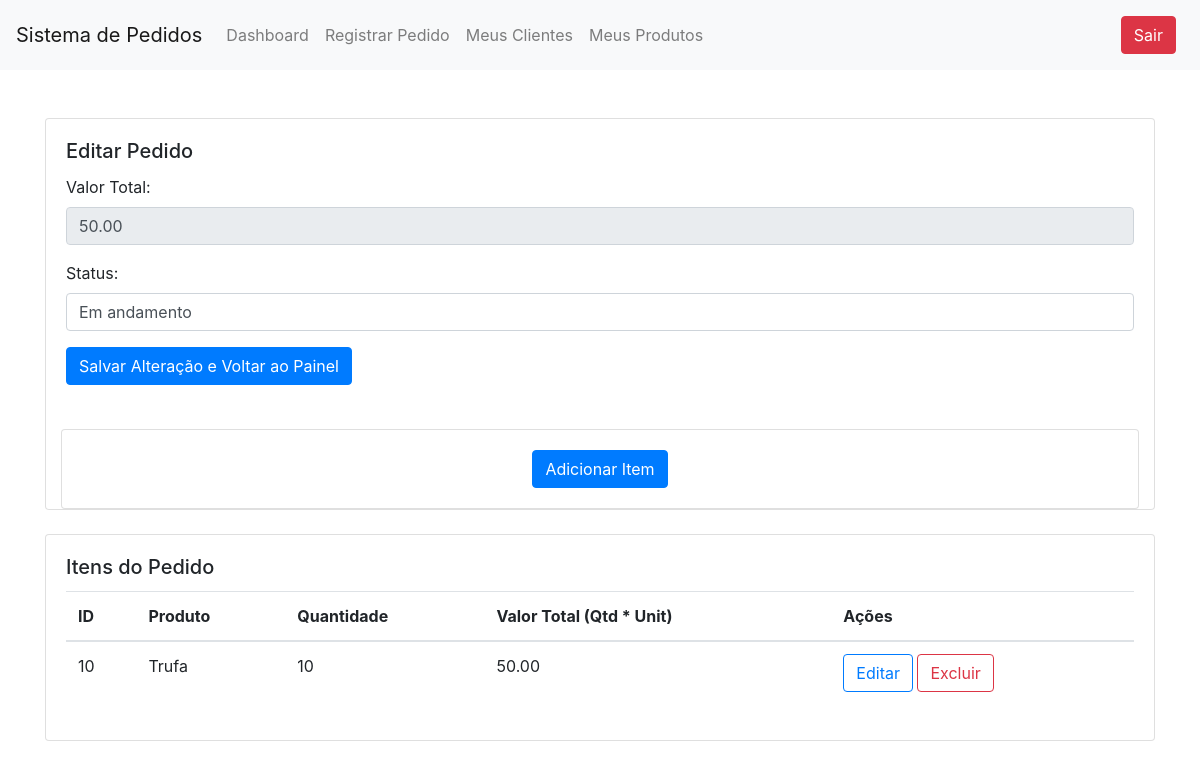
Screenshot of /templates/editar_pedido.php?id=10 with the database file from the repository.
### tables this page shows
CREATE TABLE `pedidos` (
  `id` int(11) NOT NULL AUTO_INCREMENT,
  `valor_total` decimal(10,2) DEFAULT NULL,
  `cliente_id` int(11) DEFAULT NULL,
  `status` varchar(45) DEFAULT NULL,
  PRIMARY KEY (`id`),
  KEY `cliente_id` (`cliente_id`),
  CONSTRAINT `pedidos_ibfk_1` FOREIGN KEY (`cliente_id`) REFERENCES `clientes` (`id`)
);

CREATE TABLE `itempedido` (
  `id` int(11) NOT NULL AUTO_INCREMENT,
  `quantidade` int(11) NOT NULL,
  `valor_produto` decimal(10,2) NOT NULL,
  `pedido_id` int(11) NOT NULL,
  `produto_id` int(11) NOT NULL,
  PRIMARY KEY (`id`),
  KEY `pedido_id` (`pedido_id`),
  KEY `produto_id` (`produto_id`),
  CONSTRAINT `itempedido_ibfk_1` FOREIGN KEY (`pedido_id`) REFERENCES `pedidos` (`id`),
  CONSTRAINT `itempedido_ibfk_2` FOREIGN KEY (`produto_id`) REFERENCES `produtos` (`id`)
);

CREATE TABLE `produtos` (
  `id` int(11) NOT NULL AUTO_INCREMENT,
  `nome` varchar(100) NOT NULL,
  `preco_venda` decimal(10,2) NOT NULL,
  `saldo_estoque` int(11) NOT NULL,
  `ativo` tinyint(1) DEFAULT 1,
  PRIMARY KEY (`id`)
);

### templates/editar_pedido.php (the view, shortened to what this page needs)
<!DOCTYPE html>
<html lang="en">
<head>
    <link rel="stylesheet" href="https://stackpath.bootstrapcdn.com/bootstrap/4.3.1/css/bootstrap.min.css">
</head>
<body>
    <?php include ('menu.php') ?>
    <div class="container mt-5">
        <div class="row">
            <div class="col-md-12">
                <div class="card">
                    <div class="card-body">
                        <h5 class="card-title">Editar Pedido</h5>
                        <?php
                        include('../config/config.php');
                        $pedidoId = isset($_GET['id']) ? $_GET['id'] : null;
                        if ($pedidoId) {
                            $queryEditarPedido = "SELECT * FROM pedidos WHERE id = :id";
                            $stmtEditarPedido = $conexao->prepare($queryEditarPedido);
                            $stmtEditarPedido->bindParam(':id', $pedidoId, PDO::PARAM_INT);
                            $stmtEditarPedido->execute();
                            $pedido = $stmtEditarPedido->fetch(PDO::FETCH_ASSOC);
                            if ($pedido) {
                                echo "<form action='../controlador/editar_pedido_controller.php' method='post'>";
                                echo "<div class='form-group'>
                                        <label for='valor_total'>Valor Total:</label>
                                        <input type='text' class='form-control' readonly id='valor_total' name='valor_total' value='" . $pedido['valor_total'] . "'>
                                    </div>";
                                echo "<div class='form-group'>
                                        <label for='status'>Status:</label>
                                        <input type='text' class='form-control' id='status' name='status' value='" . $pedido['status'] . "'>
                                    </div>";
                                echo "<button type='submit' class='btn btn-primary'>Salvar Alteração e Voltar ao Painel</button>";
                                echo "</form>";
                            } else {
                                echo "<p class='text-danger'>Pedido não encontrado.</p>";
                            }
                        } else {
                            echo "<p class='text-danger'>ID do pedido não fornecido.</p>";
                        }
                        ?>
                    </div>
                    <div class="col-md-12 mt-4">
                        <div class="card">
                            <div class="card-body text-center">
                                <form action="adicionar_itens.php" method="get">
                                    <button type="submit" class="btn btn-primary">Adicionar Item</button>
                                </form>
                            </div>
                        </div>
                    </div>
                </div>
                <div class="card mt-4">
                    <div class="card-body">
                        <h5 class="card-title">Itens do Pedido</h5>
                        <?php
                        $queryItensPedido = "SELECT itempedido.id, itempedido.quantidade, itempedido.valor_produto, itempedido.pedido_id, produtos.nome AS nome_produto
                             FROM itempedido
                             INNER JOIN produtos ON itempedido.produto_id = produtos.id
                             WHERE itempedido.pedido_id = :pedido_id";
                        $stmtItensPedido = $conexao->prepare($queryItensPedido);
                        $stmtItensPedido->bindParam(':pedido_id', $pedidoId, PDO::PARAM_INT);
                        $stmtItensPedido->execute();
                        $itensPedido = $stmtItensPedido->fetchAll(PDO::FETCH_ASSOC);
                        echo "<table class='table'>
                            <thead>
                                <tr>
                                    <th>ID</th>
                                    <th>Produto</th>
                                    <th>Quantidade</th>
                                    <th>Valor Total (Qtd * Unit)</th>
                                    <th>Ações</th>
                                </tr>
                            </thead>
                            <tbody>";
                        foreach ($itensPedido as $item) {
                            echo "<tr>
            <td>{$item['id']}</td>
            <td>{$item['nome_produto']}</td>
            <td>{$item['quantidade']}</td>
            <td>{$item['valor_produto']}</td>
            <td>
            <form action='../controlador/editar_item_pedido_controller.php' method='post'>
            <input type='hidden' name='id' value='{$item['id']}'>
            <input type='hidden' name='nome_produto' id='nome_produto' value='{$item['nome_produto']}'>
            <input type='hidden' name='quantidade' id='quantidade' value='{$item['quantidade']}'>
            <input type='hidden' name='valor_produto' id='valor_produto' value='{$item['valor_produto']}'>
            <button type='submit' class='btn btn-outline-primary'>Editar</button>
            <a href='../controlador/excluir_item_pedido_controller.php?id={$item['id']}' class='btn btn-outline-danger'>Excluir</a>
        </form>
            </td>
          </tr>";
                        }
                        echo "
                                </tbody>
                        </table>";
                        ?>
                    </div>
                </div>
            </div>
        </div>
    </div>
</body>
</html>

### rows the page displays
pedidos: valor_total "50.00", status "Em andamento"
itempedido: id "10", produto.nome "Trufa", quantidade "10", valor_produto "50.00"
